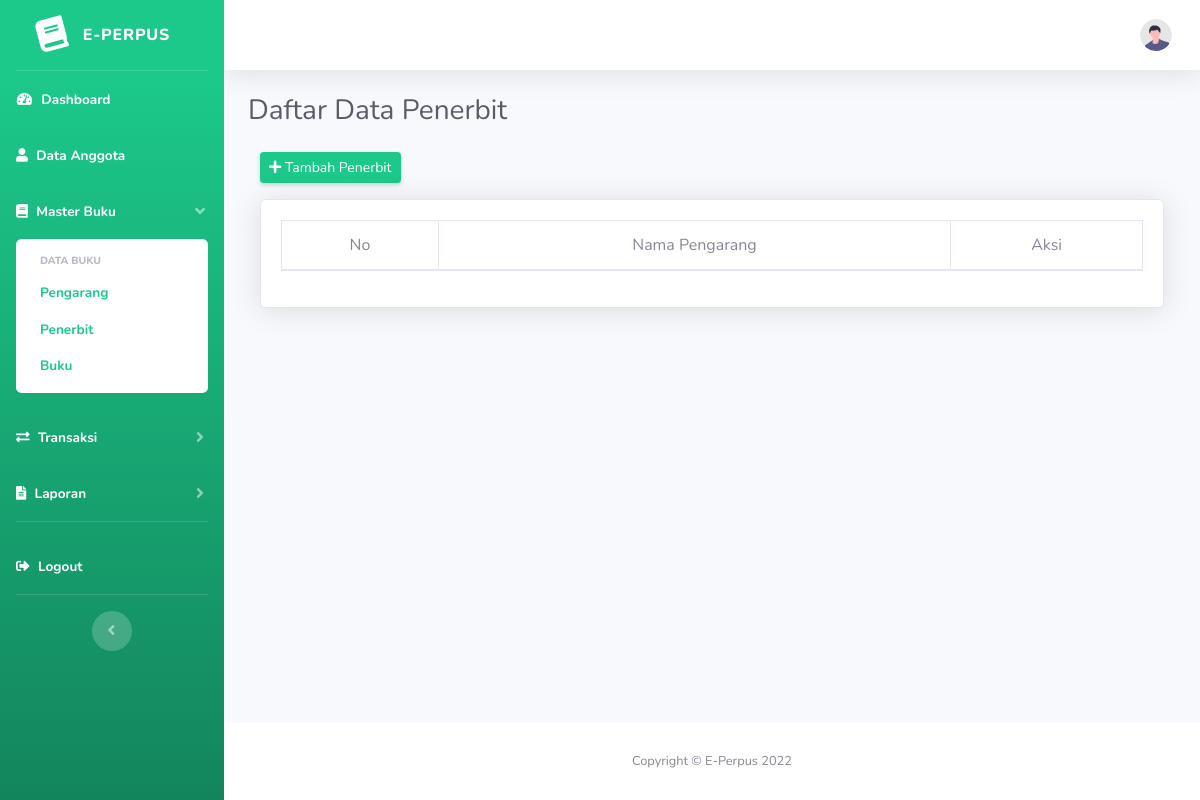
Before: /index.php/penerbit with the older database file.
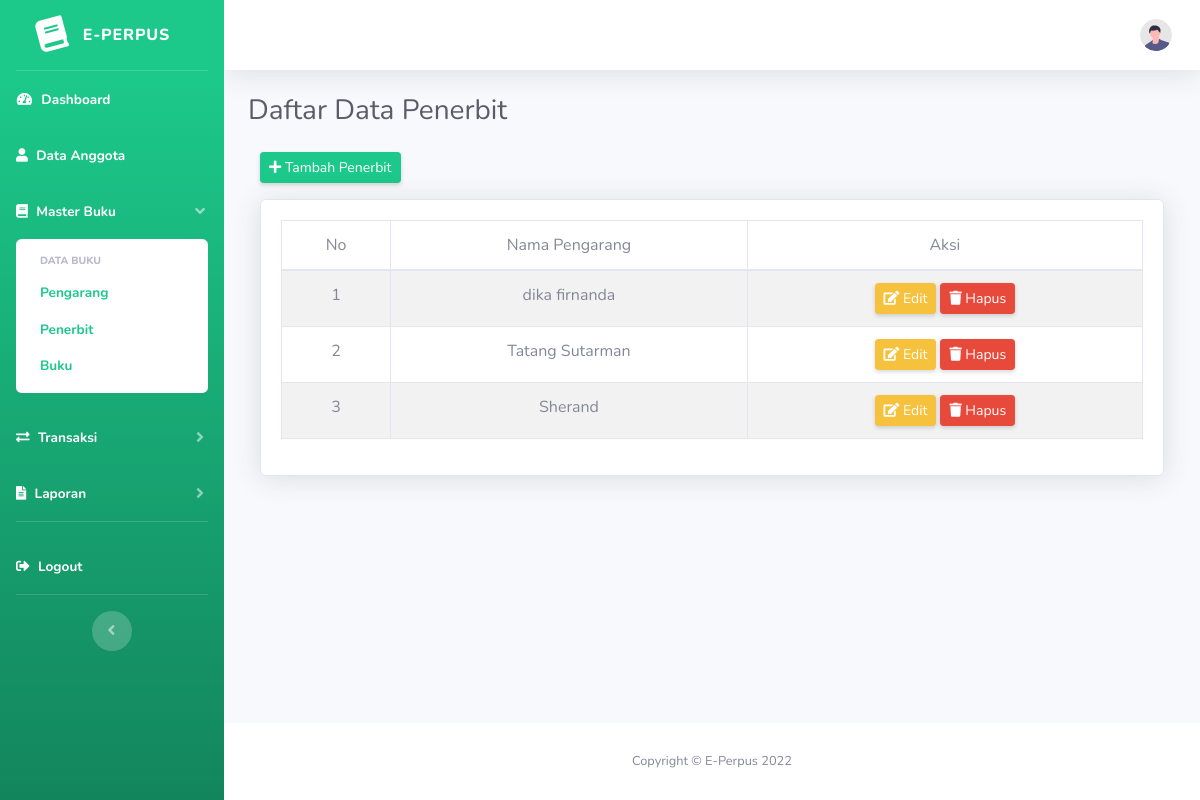
After: the same page with the newer database file.
### tables this page shows
CREATE TABLE `penerbit` (
  `id_penerbit` int(11) NOT NULL,
  `nama_penerbit` varchar(255) NOT NULL
);

### application/controllers/Penerbit.php (called while the page is built, shortened)
<?php
class Penerbit extends CI_Controller {
    public function __construct()
    {
        $this->load->model('m_penerbit');
    }
    public function index()
    {
        $isi['content'] = 'penerbit/v_penerbit';
        $isi['judul'] = 'Daftar Data Penerbit';
        $isi['data_penerbit'] = $this->db->get('penerbit')->result();
        $this->load->view('v_dashboard', $isi);
    }
}

### index.php (called while the page is built, shortened)
<?php
require_once BASEPATH.'core/CodeIgniter.php';

### application/views/penerbit/v_penerbit.php (the view, shortened to what this page needs)
<div class="container-fluid">
    <div class="row">
        <div class="col-md-12 mb-3">
            <a href="<?= base_url('Penerbit/tambah_penerbit'); ?>" class="btn btn-sm btn-success shadow-sm"><i class="fa fa-plus"></i> Tambah Penerbit</a>
        </div>
    </div>
    <div class="card shadow">
        <div class="card-body">
            <div class="table-responsive">
                <table class="table table-bordered table-striped text-center" id="dataTable" width="100%" cellspacing="0">
                    <thead>
                        <tr>
                            <td>No</td>
                            <td>Nama Pengarang</td>
                            <td>Aksi</td>
                        </tr>
                    </thead>
                    <tbody>
                        <?php
                            $no = 1;
                            foreach ($data_penerbit AS $row) {?>
                                <tr>
                                    <td><?= $no++; ?></td>
                                    <td><?= $row->nama_penerbit ?></td>
                                    <td>
                                        <a href="<?= base_url()?>Penerbit/edit/<?= $row->id_penerbit; ?>" class="btn btn-sm btn-warning shadow-sm"><i class="fa fa-edit"></i> Edit</a>
                                        <a href="<?= base_url()?>Penerbit/hapus/<?= $row->id_penerbit; ?>" class="btn btn-sm btn-danger shadow-sm" onclick="return confirm('Anda Yakin Ingin Menghapus ?');"><i class="fa fa-trash"></i> Hapus</a>
                                    </td>
                                </tr>
                            <?php }
                        ?>
                    </tbody>
                </table>
            </div>
        </div>
    </div>
</div>

Changed rows visible on the page:
added penerbit: nama_penerbit "dika firnanda"
added penerbit: nama_penerbit "Tatang Sutarman"
added penerbit: nama_penerbit "Sherand"
